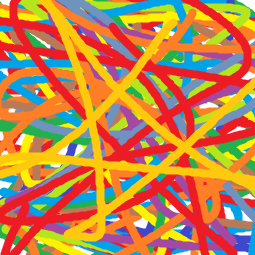
#> input picture lvl5/template.png, 255 x 255 px, found by its file name
$ python -i image_compression5.py   (imports and definitions only)
#> lines starting #> are read from the running program, lines starting #| are printed output that depends on the picture
#> in process_green, im is the input picture: PIL image 255x255 RGB; mean R, G, B 192.2, 133.3, 78.5
from PIL import Image
import numpy as np
from matplotlib import cm
from struct import *
import os.path

def get_shape(arr): # Function that gets the shape of an image.

    size = arr.shape
    height = size[0]
    width = size[1]
    depth = size[2]
    return height, width, depth

def compressor(data): # Function that compresses the given image array with lzw algorithm.

    # Building the dictionary
    code = 256
    dictionary_size = 256
    current_string = ""
    compressed = []
    dictionary = {chr(i): i for i in range(dictionary_size)}

    # LZW Compression algorithm
    for element in data:
        new_string = current_string + chr(element)

        if new_string in dictionary:
            current_string = new_string

        else:
            compressed.append(dictionary[current_string])
            dictionary[new_string] = code
            code += 1
            current_string = chr(element)

    if current_string in dictionary:
        compressed.append(dictionary[current_string])

    return compressed

def decompressor(compressed,im): # Function that decompresses the given array with lzw algorithm.

        # Building the dictionary
        dictionary = {i: bytes([i]) for i in range(256)}
        w = bytes([compressed.pop(0)])
        result = [w]
        # LZW Decompression algorithm
        for k in compressed:
            if k in dictionary:
                entry = dictionary[k]
            elif k == len(dictionary):
                entry = w + bytes([w[0]])
            else:
                raise ValueError("Bad compressed k: %s" % k)
            result.append(entry)

            dictionary[len(dictionary)] = w + bytes([entry[0]])
            w = entry

        # Convert the list of bytes to a numpy array
        decompressed_data = b"".join(result)
        decompressed_image = np.frombuffer(decompressed_data, dtype=np.uint8).reshape(get_shape(pil_to_np(red(im))))

        return decompressed_image

def save_image(arr): # Function that saves the compressed image.

    compressed_image = Image.fromarray(arr).save("lvl5/result.png")
    return compressed_image

def get_pivot(arr):
    return arr[0,0]

def difference_image(arr):

    # Intermediate difference image
    inter_diff = np.diff(arr, axis=1)
    inter_diff = np.insert(inter_diff, 0, arr[:, 0], axis=1)

    # Difference image
    pivot = inter_diff[0,0]
    inter_diff[:,0] = inter_diff[:,0] - pivot

    return inter_diff

def reverse_difference(inter_diff, im):

    # Get pivot value
    pivot = get_pivot(pil_to_np(im))
    # Add pivot to first column of inter_diff
    inter_diff[:, 0] += pivot

    # Reverse the modification of inter_diff
    for i in range(1, inter_diff.shape[1]):
        inter_diff[:, i] += inter_diff[:, i-1]

    return inter_diff

def save_compressed_data(arr): # Function that saves the compressed file bite-wise.
    output_file = open("lvl5/compressed"+".bin","wb")
    for data in arr:
        output_file.write(pack('>H',int(data)))
    return output_file

def red(img):
    RGB = img.split()
    R = RGB[0]
    G = RGB[1]
    B = RGB[2]

    R = R.point(lambda i: i*1)
    G = G.point(lambda i: i*0)
    B = B.point(lambda i: i*0)

    return Image.merge("RGB", (R,G,B))

def blue(img):
    RGB = img.split()
    R = RGB[0]
    G = RGB[1]
    B = RGB[2]

    R = R.point(lambda i: i*0)
    G = G.point(lambda i: i*0)
    B = B.point(lambda i: i*1)

    return Image.merge("RGB", (R,G,B))

def green(img):
    RGB = img.split()
    R = RGB[0]
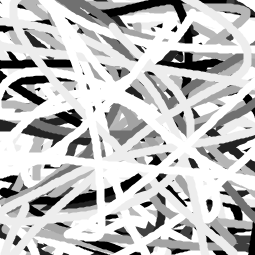
#> R: PIL image 255x255 L; min 0, max 255, mean 192.2
    G = RGB[1]
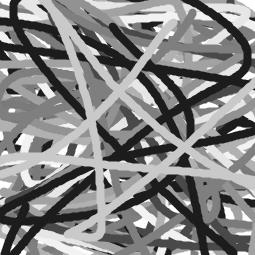
#> G: PIL image 255x255 L; min 28, max 255, mean 133.3
    B = RGB[2]
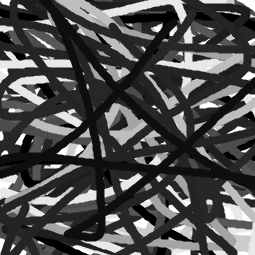
#> B: PIL image 255x255 L; min 0, max 255, mean 78.5

    R= R.point(lambda i: i*0)
#> R: PIL image 255x255 L; every value is 0
    G= G.point(lambda i: i*1)
    B= B.point(lambda i: i*0)

    return Image.merge("RGB", (R,G,B))
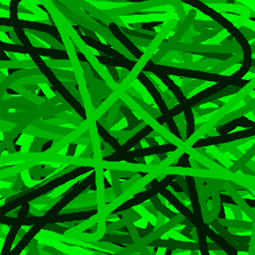
#> returned value: PIL image 255x255 RGB; mean R, G, B 0, 133.3, 0

def pil_to_np(img):
    return np.array(img)

def process_red():
    im = Image.open("lvl5/template.png")
    img_array = pil_to_np(red(im))
    diff_image = difference_image(img_array)
    compressed = compressor(diff_image.flatten())
    save_compressed_data(compressed)
    decompressed = decompressor(compressed, im)
    reverse_diff_image = reverse_difference(diff_image, im)
    save_image(reverse_diff_image)

def process_green():
    im = Image.open("lvl5/template.png")
    img_array = pil_to_np(green(im))
    diff_image = difference_image(img_array)
#> in difference_image, `pivot = inter_diff[0,0]`: pivot = [0, 253, 0]
#> in difference_image, `inter_diff[:,0] = inter_diff[:,0] - pivot`: inter_diff: shape (255, 255, 3); mean R, G, B 0, 35.5, 0
    compressed = compressor(diff_image.flatten())
#> the loop in compressor, `for element in data:` made 195075 passes
#> (element, current_string) on passes 32, 35: (213, 'Õ'), (72, 'H')
#> element on passes 2 to 7: 0, 0, 0, 2, 0, 0
#> after the loop in compressor, `for element in data:`: code = 19065; compressed = 18809 values, max 18957 at index 18773, min 0 at index 0, mean 4240.4; dictionary = 19065 items
#> compressed = 18810 values, max 18957 at index 18773, min 0 at index 0, mean 4240.2
    save_compressed_data(compressed)
#> the loop in save_compressed_data, `for data in arr:` made 18810 passes
#> data on passes 2 to 4: 256, 0, 2
    decompressed = decompressor(compressed, im)
#> the loop in decompressor, `for k in compressed:` made 18809 passes
#> k on passes 1, 2, 4: 256, 0, 257
#> after the loop in decompressor, `for k in compressed:`: dictionary = 19065 items; result = 18810 items
#> in red, `return Image.merge("RGB", (R,G,B))`:
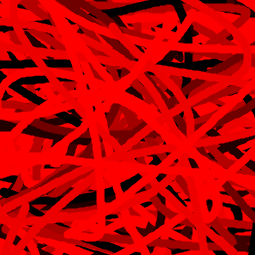
#> returned value: PIL image 255x255 RGB; mean R, G, B 192.2, 0, 0
#> in get_shape, `size = arr.shape`: size = (255, 255, 3)
#> in get_shape, `height = size[0]`: height = 255
#> in get_shape, `depth = size[2]`: depth = 3
    reverse_diff_image = reverse_difference(diff_image, im)
#> in reverse_difference, `pivot = get_pivot(pil_to_np(im))`: pivot = [248, 253, 249]
#> in reverse_difference, `inter_diff[:, 0] += pivot`:
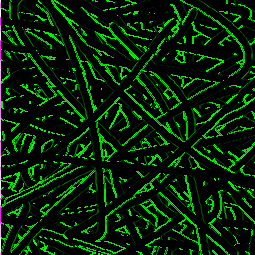
#> inter_diff: shape (255, 255, 3); mean R, G, B 1, 35.6, 1
#> after the loop in reverse_difference, `for i in range(1, inter_diff.shape[1]):`:
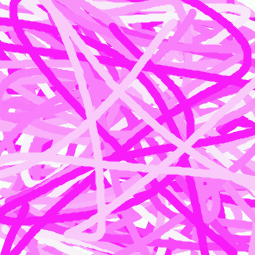
#> inter_diff: shape (255, 255, 3); mean R, G, B 248, 133.3, 249
    save_image(reverse_diff_image)

def process_blue():
    im = Image.open("lvl5/template.png")
    img_array = pil_to_np(blue(im))
    diff_image = difference_image(img_array)
    compressed = compressor(diff_image.flatten())
    save_compressed_data(compressed)
    decompressed = decompressor(compressed, im)
    reverse_diff_image = reverse_difference(diff_image, im)
    save_image(reverse_diff_image)

def ratio(path_1, path_2):

    ratio = os.path.getsize(path_1)/os.path.getsize(path_2)
    return ratio

def get_size(path):

    return str(os.path.getsize(path))

>>> result = process_green()
